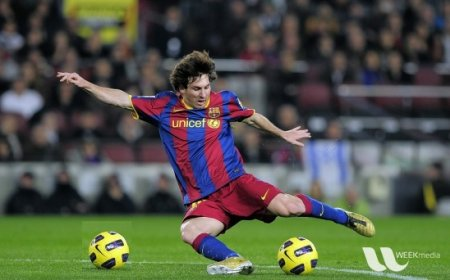
#> input picture opencv_tut/images/Messi5.jpg, 450 x 280 px, given in place of the camera
$ python contours_getting_started_webcam.py   (Python 2 division)
#> lines starting #> are read from the running program, lines starting #| are printed output that depends on the picture; after the words box and inside, x2 and y2 are one past the last pixel; in counts of white or black regions, pixels touching at a corner belong together
#!/usr/bin/env python
# MIT License

# Copyright (c) 2017 Jetsonhacks

# Permission is hereby granted, free of charge, to any person obtaining a copy
# of this software and associated documentation files (the "Software"), to deal
# in the Software without restriction, including without limitation the rights
# to use, copy, modify, merge, publish, distribute, sublicense, and/or sell
# copies of the Software, and to permit persons to whom the Software is
# furnished to do so, subject to the following conditions:

# The above copyright notice and this permission notice shall be included in all
# copies or substantial portions of the Software.

# THE SOFTWARE IS PROVIDED "AS IS", WITHOUT WARRANTY OF ANY KIND, EXPRESS OR
# IMPLIED, INCLUDING BUT NOT LIMITED TO THE WARRANTIES OF MERCHANTABILITY,
# FITNESS FOR A PARTICULAR PURPOSE AND NONINFRINGEMENT. IN NO EVENT SHALL THE
# AUTHORS OR COPYRIGHT HOLDERS BE LIABLE FOR ANY CLAIM, DAMAGES OR OTHER
# LIABILITY, WHETHER IN AN ACTION OF CONTRACT, TORT OR OTHERWISE, ARISING FROM,
# OUT OF OR IN CONNECTION WITH THE SOFTWARE OR THE USE OR OTHER DEALINGS IN THE
# SOFTWARE.

import sys
import cv2
import numpy as np

def caption(name, displayBuf):

    font = cv2.FONT_HERSHEY_PLAIN
    cv2.putText(displayBuf, name, (11,20), font, 1.0, (5,5,5), 4, cv2.LINE_AA)  #Text in schwarz
    cv2.putText(displayBuf, name, (10,20), font, 1.0, (240,240,240), 1, cv2.LINE_AA) #Text in weiss


def read_cam():
    # On versions of L4T previous to L4T 28.1, flip-method=2
    # Use the Jetson onboard camera
    cap = cv2.VideoCapture(0)
    if cap.isOpened():
        windowName = "Default"
        cv2.namedWindow(windowName, cv2.WINDOW_NORMAL)
        cv2.resizeWindow(windowName,1280,720)
        cv2.moveWindow(windowName,0,0)
        cv2.setWindowTitle(windowName,"Canny Edge Detection")
        showWindow=1  # Show all stages


        while True:
            if cv2.getWindowProperty(windowName, 0) < 0: # Check to see if the user closed the window
                # This will fail if the user closed the window; Nasties get printed to the console
                break;
            ret_val, frame = cap.read();
#> frame is the input picture: shape (280, 450, 3); mean B, G, R 72.3, 85.8, 82.3

            hsv=cv2.cvtColor(frame, cv2.COLOR_BGR2GRAY)
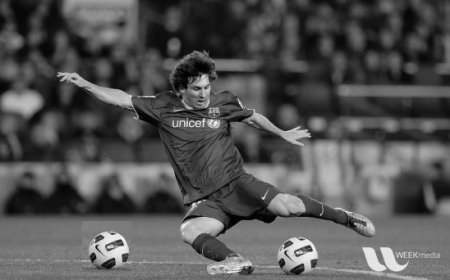
#> hsv: shape (280, 450); min 0, max 249, mean 83.2

            im = cv2.imread('orange.jpg')
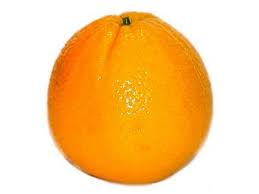
#> input picture opencv_tut/images/orange.jpg, 259 x 194 px, found by its file name
#> im is the input picture: shape (194, 259, 3); mean B, G, R 142.6, 205.2, 249.6
            imgray = cv2.cvtColor(im,cv2.COLOR_BGR2GRAY)
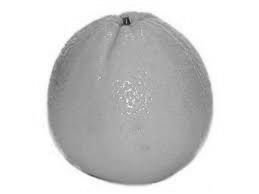
#> imgray: shape (194, 259); min 30, max 255, mean 211.3
            ret,thresh = cv2.threshold(imgray,127,255,0)
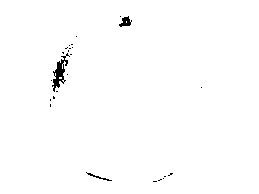
#> thresh: shape (194, 259); 99.2% white; 25 black regions (22 under 20 px)

            contours, hierarchy = cv2.findContours(thresh,cv2.RETR_TREE,cv2.CHAIN_APPROX_SIMPLE)
#> contours = 36 contours, 32 with area under 20; largest, box (x1, y1, x2, y2) and area: (0, 0, 259, 194) 49794, (51, 55, 69, 93) 304, (118, 15, 132, 28) 97, (86, 172, 113, 182) 68

           # cv2.drawContours(img, contours, -1, (0,255,0), 3)


            if showWindow==1: # Show Camera Frame
                displayBuf = frame
                caption(" ", displayBuf)

            elif showWindow == 2:
                displayBuf = hsv
                caption("hsv", displayBuf)

            elif showWindow == 3:
                displayBuf = hsv
                caption("Canny", displayBuf)


            cv2.imshow(windowName,displayBuf)
            key=cv2.waitKey(10)
#> (key Esc is pressed here)
            if key == 27: # Check for ESC key
                cv2.destroyAllWindows()
                break ;
            elif key==49: # 1 key,
                cv2.setWindowTitle(windowName,"Camera Feed")
                showWindow=1
            elif key==50: # 2 key,
                cv2.setWindowTitle(windowName," ")
                showWindow=2
            elif key==51: # 3 key,
                cv2.setWindowTitle(windowName," ")
                showWindow=3


    else:
     print "camera open failed"


if __name__ == '__main__':
    read_cam()
